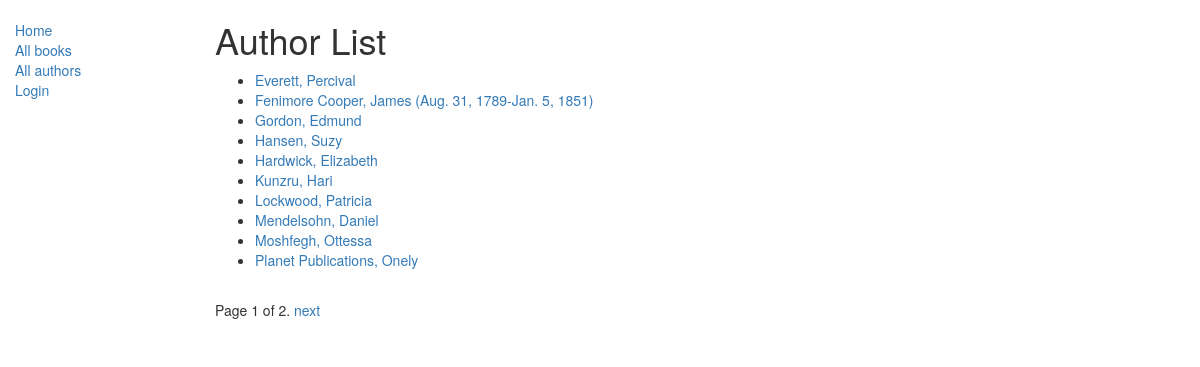
Screenshot of /catalog/authors/ with the database file from the repository.
### catalog/models.py (models this page shows)
class Author(models.Model):
    first_name = models.CharField(max_length=100)
    last_name = models.CharField(max_length=100)
    date_of_birth = models.DateField(null=True, blank=True)
    date_of_death = models.DateField('Died', null=True, blank=True)
    class Meta:
        ordering = ['last_name', 'first_name']
    def get_absolute_url(self):
        return reverse('author-detail', args=[str(self.id)])
    def __str__(self):
        return '{0}, {1}'.format(self.last_name, self.first_name)

### catalog/views.py (the view)
# urls.py: path('authors/', views.AuthorListView.as_view(), name='authors'),
class AuthorListView(generic.ListView):
    model = Author
    paginate_by = 10
    def get_context_data(self, **kwargs):
        context = super(AuthorListView, self).get_context_data(**kwargs)
        context['some_data'] = 'This is just some data'
        return context

### catalog/templates/catalog/author_list.html (shortened to what this page needs)
{% extends "base_generic.html" %}
{% block content %}
    <h1>Author List</h1>
    {% if author_list %}
    <ul>
      {% for author in author_list %}
      <li>
        <a href="{{ author.get_absolute_url }}">{{ author }}
          {% if author.date_of_birth %}
            ({{ author.date_of_birth }}-{% if author.date_of_death %}{{ author.date_of_death }}{% endif %})
          {% endif %}
        </a>
      </li>
      {% endfor %}
    </ul>
    {% else %}
      <p>There are no authors.</p>
    {% endif %}
{% endblock %}

### rows the page displays
Author: last_name+first_name "Everett, Percival"
Author: last_name+first_name "Fenimore Cooper, James", date_of_birth "Aug. 31, 1789", date_of_death "Jan. 5, 1851"
Author: last_name+first_name "Gordon, Edmund"
Author: last_name+first_name "Hansen, Suzy"
Author: last_name+first_name "Hardwick, Elizabeth"
Author: last_name+first_name "Kunzru, Hari"
Author: last_name+first_name "Lockwood, Patricia"
Author: last_name+first_name "Mendelsohn, Daniel"
Author: last_name+first_name "Moshfegh, Ottessa"
Author: last_name+first_name "Planet Publications, Onely"

### other values shown
{{ page_obj.number }} "1"
{{ page_obj.paginator.num_pages }} "2"
